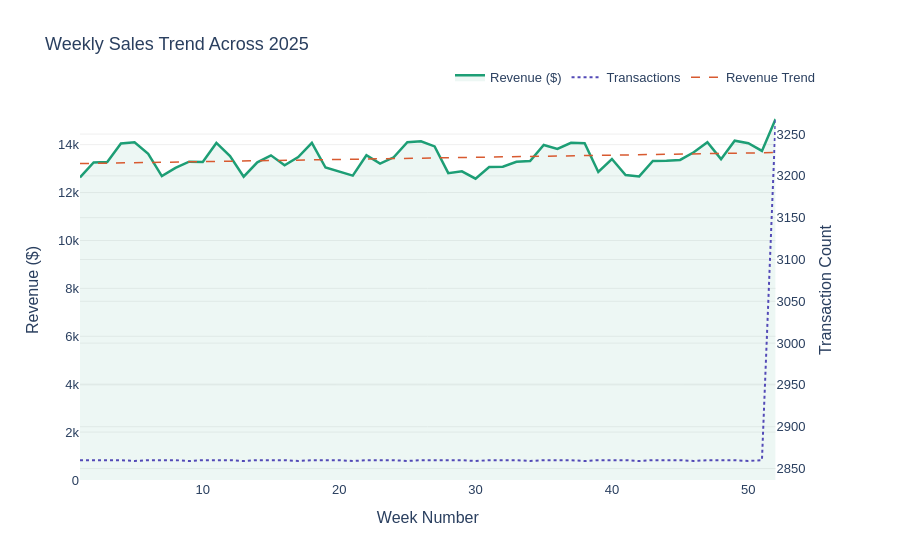

Notebook source saved alongside this figure:
### Code cell
# ============================================================
# CHART 1: Weekly Sales Trend (Revenue + Transaction Count)
# ============================================================
 
weekly = (
    df.groupby("week_number")
    .agg(total_revenue=("revenue", "sum"),
         total_transactions=("transaction_id", "count"))
    .reset_index()
)
 
fig1 = make_subplots(specs=[[{"secondary_y": True}]])
 
fig1.add_trace(
    go.Scatter(
        x=weekly["week_number"],
        y=weekly["total_revenue"].round(2),
        name="Revenue ($)",
        line=dict(color="#1D9E75", width=2.5),
        fill="tozeroy",
        fillcolor="rgba(29,158,117,0.08)",
        mode="lines"
    ),
    secondary_y=False
)
 
fig1.add_trace(
    go.Scatter(
        x=weekly["week_number"],
        y=weekly["total_transactions"],
        name="Transactions",
        line=dict(color="#534AB7", width=2, dash="dot"),
        mode="lines"
    ),
    secondary_y=True
)
 
# Trend line for revenue
z = np.polyfit(weekly["week_number"], weekly["total_revenue"], 1)
p = np.poly1d(z)
fig1.add_trace(
    go.Scatter(
        x=weekly["week_number"],
        y=p(weekly["week_number"]).round(2),
        name="Revenue Trend",
        line=dict(color="#D85A30", width=1.5, dash="dash"),
        mode="lines"
    ),
    secondary_y=False
)
 
fig1.update_layout(
    title="Weekly Sales Trend Across 2025",
    xaxis_title="Week Number",
    plot_bgcolor="white",
    paper_bgcolor="white",
    legend=dict(orientation="h", yanchor="bottom", y=1.02, xanchor="right", x=1),
    hovermode="x unified",
    font=dict(family="Arial", size=13)
)
fig1.update_yaxes(title_text="Revenue ($)", secondary_y=False, gridcolor="#f0f0f0")
fig1.update_yaxes(title_text="Transaction Count", secondary_y=True, gridcolor="#f0f0f0")
 
fig1.write_html("charts/chart1_weekly_trend.html")
fig1.show()
print("✓ Chart 1: Weekly Sales Trend saved.")

### Figure 1 — Plotly figure (JSON) as saved in the notebook; plotly's stock layout.template omitted (floating-point values rounded to 4 significant figures)
{"data": [{"fill": "tozeroy", "fillcolor": "rgba(29,158,117,0.08)", "line": {"color": "#1D9E75", "width": 2.5}, "mode": "lines", "name": "Revenue ($)", "type": "scatter", "x": [1, 2, 3, 4, 5, 6, 7, 8, 9, 10, 11, 12, 13, 14, 15, 16, 17, 18, 19, 20, 21, 22, 23, 24, 25, 26, 27, 28, 29, 30, 31, 32, 33, 34, 35, 36, 37, 38, 39, 40, 41, 42, 43, 44, 45, 46, 47, 48, 49, 50, 51, 52], "xaxis": "x", "y": [12630.0, 13260.0, 13270.0, 14050.0, 14090.0, 13620.0, 12690.0, 13030.0, 13290.0, 13280.0, 14070.0, 13520.0, 12660.0, 13260.0, 13550.0, 13140.0, 13480.0, 14070.0, 13040.0, 12880.0, 12710.0, 13560.0, 13210.0, 13470.0, 14100.0, 14140.0, 13930.0, 12810.0, 12890.0, 12580.0, 13070.0, 13080.0, 13280.0, 13320.0, 13980.0, 13820.0, 14070.0, 14060.0, 12860.0, 13400.0, 12730.0, 12670.0, 13320.0, 13320.0, 13360.0, 13680.0, 14100.0, 13390.0, 14160.0, 14060.0, 13740.0, 15070.0], "yaxis": "y"}, {"line": {"color": "#534AB7", "dash": "dot", "width": 2}, "mode": "lines", "name": "Transactions", "type": "scatter", "x": [1, 2, 3, 4, 5, 6, 7, 8, 9, 10, 11, 12, 13, 14, 15, 16, 17, 18, 19, 20, 21, 22, 23, 24, 25, 26, 27, 28, 29, 30, 31, 32, 33, 34, 35, 36, 37, 38, 39, 40, 41, 42, 43, 44, 45, 46, 47, 48, 49, 50, 51, 52], "xaxis": "x", "y": [2860, 2860, 2860, 2860, 2859, 2860, 2860, 2860, 2859, 2860, 2860, 2860, 2859, 2860, 2860, 2860, 2859, 2860, 2860, 2860, 2859, 2860, 2860, 2860, 2859, 2860, 2860, 2860, 2860, 2859, 2860, 2860, 2860, 2859, 2860, 2860, 2860, 2859, 2860, 2860, 2860, 2859, 2860, 2860, 2860, 2859, 2860, 2860, 2860, 2859, 2860, 3268], "yaxis": "y2"}, {"line": {"color": "#D85A30", "dash": "dash", "width": 1.5}, "mode": "lines", "name": "Revenue Trend", "type": "scatter", "x": [1, 2, 3, 4, 5, 6, 7, 8, 9, 10, 11, 12, 13, 14, 15, 16, 17, 18, 19, 20, 21, 22, 23, 24, 25, 26, 27, 28, 29, 30, 31, 32, 33, 34, 35, 36, 37, 38, 39, 40, 41, 42, 43, 44, 45, 46, 47, 48, 49, 50, 51, 52], "xaxis": "x", "y": [13210.0, 13220.0, 13230.0, 13240.0, 13250.0, 13250.0, 13260.0, 13270.0, 13280.0, 13290.0, 13300.0, 13310.0, 13320.0, 13330.0, 13340.0, 13340.0, 13350.0, 13360.0, 13370.0, 13380.0, 13390.0, 13400.0, 13410.0, 13420.0, 13430.0, 13430.0, 13440.0, 13450.0, 13460.0, 13470.0, 13480.0, 13490.0, 13500.0, 13510.0, 13520.0, 13520.0, 13530.0, 13540.0, 13550.0, 13560.0, 13570.0, 13580.0, 13590.0, 13600.0, 13610.0, 13610.0, 13620.0, 13630.0, 13640.0, 13650.0, 13660.0, 13670.0], "yaxis": "y"}], "layout": {"font": {"family": "Arial", "size": 13}, "hovermode": "x unified", "legend": {"orientation": "h", "x": 1, "xanchor": "right", "y": 1.02, "yanchor": "bottom"}, "paper_bgcolor": "white", "plot_bgcolor": "white", "title": {"text": "Weekly Sales Trend Across 2025"}, "xaxis": {"anchor": "y", "domain": [0, 0.94], "title": {"text": "Week Number"}}, "yaxis": {"anchor": "x", "domain": [0, 1], "gridcolor": "#f0f0f0", "title": {"text": "Revenue ($)"}}, "yaxis2": {"anchor": "x", "gridcolor": "#f0f0f0", "overlaying": "y", "side": "right", "title": {"text": "Transaction Count"}}}}
